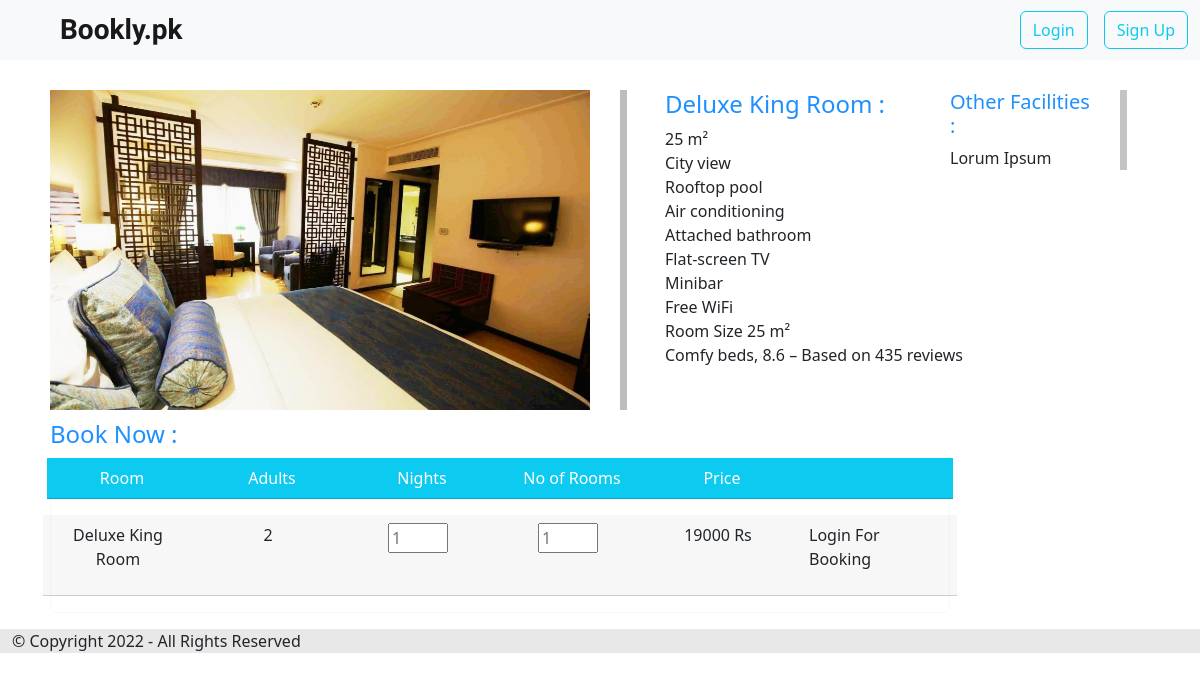
The page /site/Lahore/hotels/A3/rooms/A3G3/ on the database its author committed.
### mysite/models.py (models this page shows, shortened)
class Room(models.Model):
    hotel=models.ForeignKey('mysite.Hotel',related_name='rooms',on_delete=models.CASCADE)
    id=models.CharField(primary_key=True,unique=True,max_length=6)
    type=models.CharField(max_length=20)
    small_description=models.TextField(default=type)
    description=models.TextField(default=type)
    facilities=models.TextField(default="Lorum Ipsum")
    capacity=models.IntegerField()
    price=models.IntegerField()
    image=models.ImageField(upload_to='static/mysite/rooms',blank=True)
    is_available=models.BooleanField('available',default=True)
    def __str__(self) -> str:
        return f"{self.id} {self.type}"

### mysite/views.py (the view, shortened to what this page needs)
# urls.py: re_path(r'^(?P<city>\w+)/hotels/(?P<hotel>\w+)/rooms/(?P<room>\w+)/',views.RoomView.as_view(),name='room'),
class RoomView(View):
  model=Room
  template_name='mysite/room.html'
  def get(self,request,*args,**kwargs):
    context_object=self.get_queryset()
    print(Room.objects.filter(type=context_object.type).filter(is_available=True))
    count=len(Room.objects.filter(type=context_object.type).filter(is_available=True))
    print(count)
    try:
      booking_data=Booking.objects.filter(user=request.user)
    except:
      return render(request,'mysite/room.html',context={'room':context_object,'bookings':None,'available_count':count})
    else:
      return render(request,'mysite/room.html',context={'room':context_object,'bookings':booking_data,'available_count':count})
  def get_queryset(self):
    context_object=Room.objects.get(id=self.kwargs['room'])
    return context_object

### mysite/templates/mysite/room.html (shortened to what this page needs)
{% extends 'mysite/tbase.html' %}
{% load static %}
{% load booking_filters %}
{% block css %}<link rel="stylesheet" href="{% static 'mysite/css/room.css' %}">{% endblock %}
{% block content %}
<div class="room-description" style="width:950PX;">
  <img src={{room.image.url}} class="room-image" alt="">
  <div class="separator-div"></div>
  <div class="room-data" style="width: 300px;">
    <h4 style="color: dodgerblue;">{{room.type}} : </h4>
    {{room.description|linebreaks}}
  </div>
</div>
<div class="room-facilities">
  <div class="other-facilities">
    <h5 style="color: dodgerblue;">Other Facilities : </h5>
    {{room.facilities|linebreaks}}
  </div>
</div>
  <div class="booking-pannel">
  <h4 style="color: dodgerblue;">Book Now : </h4>
  <form method="post" target="hiddenFrame">
  <div class="card border-light mb-3 booking-div" style="max-width: 900px;">
    <div class="row g-2">
    <div class="col-2 text-class bg-info text-white card-header">Room</div>
    <div class="col-2 text-class bg-info text-white card-header">Adults</div>
    <div class="col-2 text-class bg-info text-white card-header">Nights</div>
    <div class="col-2 text-class bg-info text-white card-header">No of Rooms</div>
    <div class="col-2 text-class bg-info text-white card-header">Price</div>
    <div class="col bg-info card-header"></div>
    </div>
    <div class="card-body row g-5">
      <p class="card-header text-class col-2">{{room.type}}</p>
      <p class="card-header text-class col-2">{{room.capacity}}</p>
      <div class="card-header text-class col-2">
        <input type="number" placeholder="1" id="night" onchange="price()" name="night" min="1" max="30" class="night-selector" required="required" style="width:60px;">
      </div>
      <div class="card-header text-class col-2">
        <input type="number" placeholder="1" id="quantity" onchange="price()" name="quantity" min="1" max="{{available_count}}" required="required" class="night-selector" style="width:60px;">
      </div>
      <p id="price" class="card-header text-class col-2">{{room.price}} Rs</p>
      <div class="card-header col" style="width:100%;">
          {% if user.is_authenticated %}
          {% if available_count != 0 %}
          <button type="submit" id="liveToastBtn" onclick="setType();alertFunc()" class="book-button text-class btn btn-info" style="color: white;height: 40px;border-radius: 0px ;padding-left: 20px;padding-right: 20px;">
            Book
          </button>
          {% else %}
          <p>No room available for now</p>
          {% endif %}
          {% else %}
          <p>Login For Booking</p>
          {% endif %}
      </div>
    </div>
  </div>
</form>
</div>
{% endblock %}

### static/mysite/css/room.css (style rules this page uses)
.card-header { width: 150px; }
.text-class { text-align: center; }
.card-header:first-child { border-radius:0%; }
.room-image { float: inline-start; max-width: 570px; min-width: 570px; max-height: 320px; min-height: 320px; padding-right: 30px; margin-left: 50px; }
.room-description { padding-top: 30px; padding-bottom: 10px; float: inline-start; }
.other-facilities { width:80%; border-right: 7px; border-bottom: 0px; border-top: 0px; border-left: 0px; padding-right: 20px; border-color:#C4C4C4; border-style:solid; }
.room-facilities { max-height: 320px; margin-left: 73%; margin-right: 10px; padding-top: 30px; }
.separator-div { float: left; height: 320px; border-left: 7px; border-bottom: 0px; border-top: 0px; border-right: 0px; padding-right: 20px; width: 0px; opacity: 30%; border-style:solid; }
.room-data { margin-left: 70%; }
.booking-pannel { margin-left: 50px; max-width:900px; }

### rows shown on the page
Room: image (picture), type "Deluxe King Room", description "25 m² City view Rooftop pool Air conditioning Attached bathroom Flat-screen TV Minibar Free WiFi Room Size 25 m² Comfy beds, 8.6 – Based on 435 reviews", facilities "Lorum Ipsum", capacity "2", price "19000"
